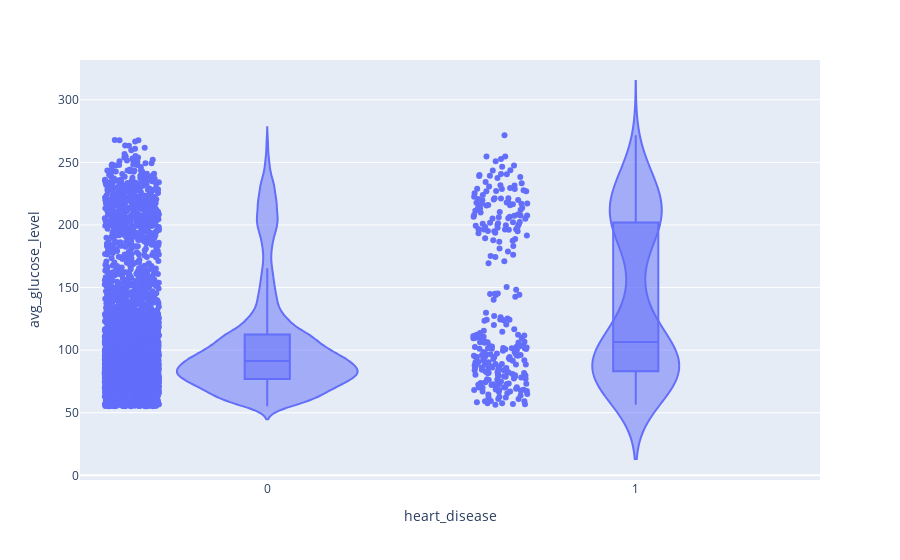

Source (notebook cell):
### Markdown cell above
#### Heart_disease Vs. Avg_glucose_level

The weak positive correlation between "**heart_disease**" and "**avg_glucose_level**" could indicate that people with heart disease tend to have slightly higher glucose levels.

### Code cell
fig = px.violin(df, y='avg_glucose_level', x='heart_disease', box=True, points='all')
fig.show()

### Figure 1 — Plotly figure (JSON) as saved in the notebook; plotly's stock layout.template omitted (floating-point values rounded to 4 significant figures; data arrays with more than 128 entries replaced by an {"elided": "..."} marker saying what was removed)
{"data": [{"alignmentgroup": "True", "box": {"visible": true}, "hovertemplate": "heart_disease=%{x}<br>avg_glucose_level=%{y}<extra></extra>", "legendgroup": "", "marker": {"color": "#636efa"}, "name": "", "offsetgroup": "", "orientation": "v", "points": "all", "scalegroup": "True", "showlegend": false, "type": "violin", "x": {"elided": "5110 int values"}, "x0": " ", "xaxis": "x", "y": {"elided": "5110 float values"}, "y0": " ", "yaxis": "y"}], "layout": {"legend": {"tracegroupgap": 0}, "margin": {"t": 60}, "violinmode": "group", "xaxis": {"anchor": "y", "domain": [0, 1], "title": {"text": "heart_disease"}}, "yaxis": {"anchor": "x", "domain": [0, 1], "title": {"text": "avg_glucose_level"}}}}
